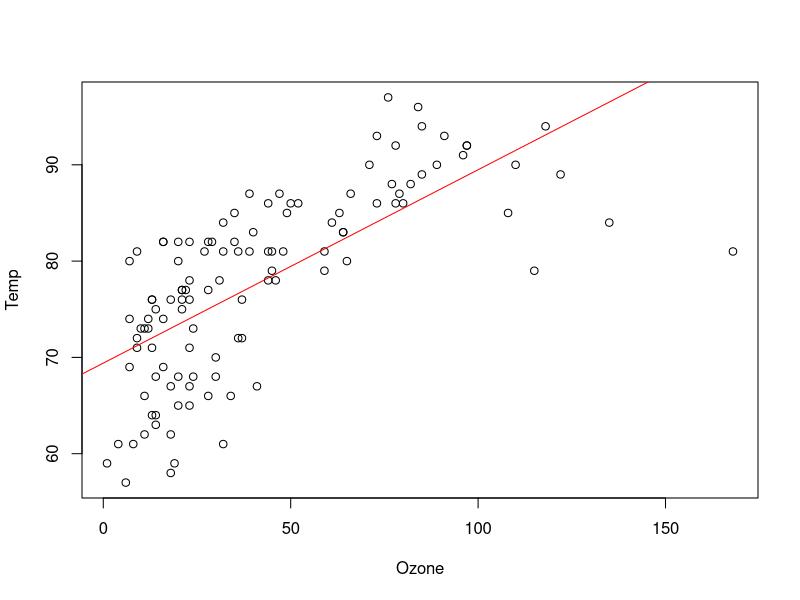
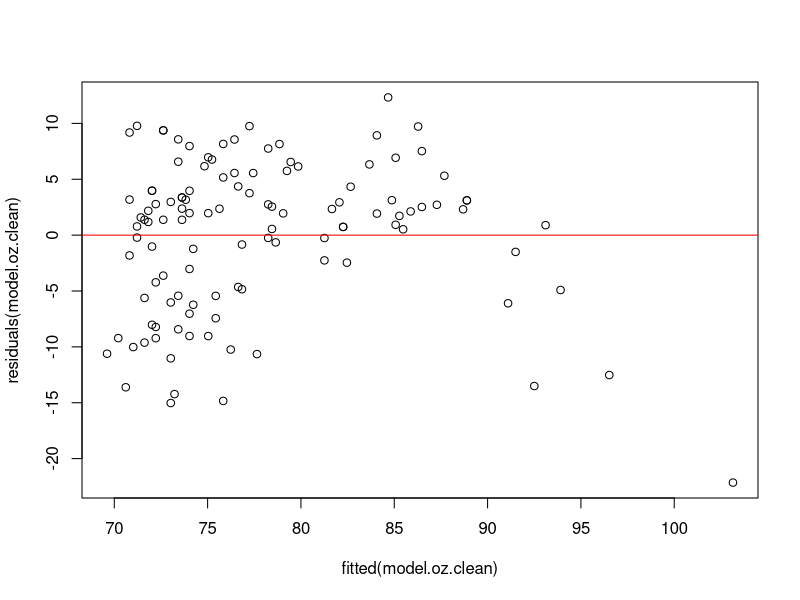
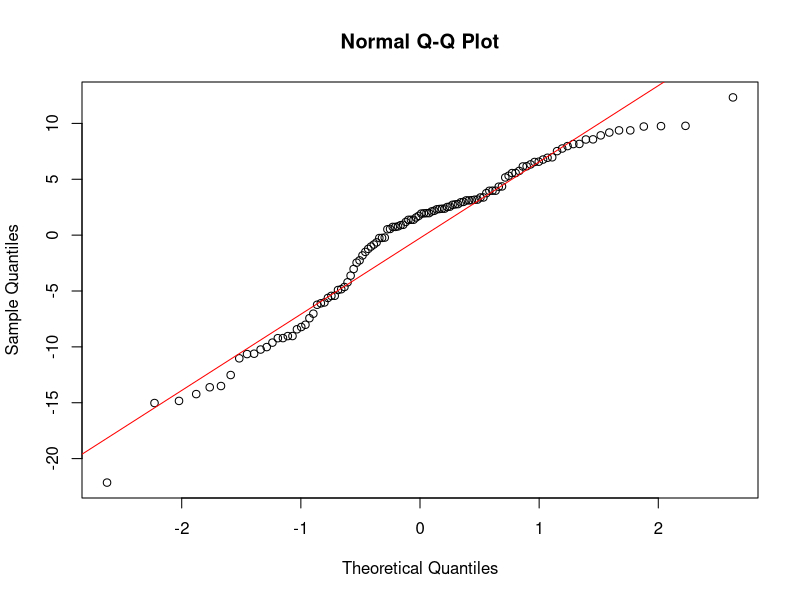
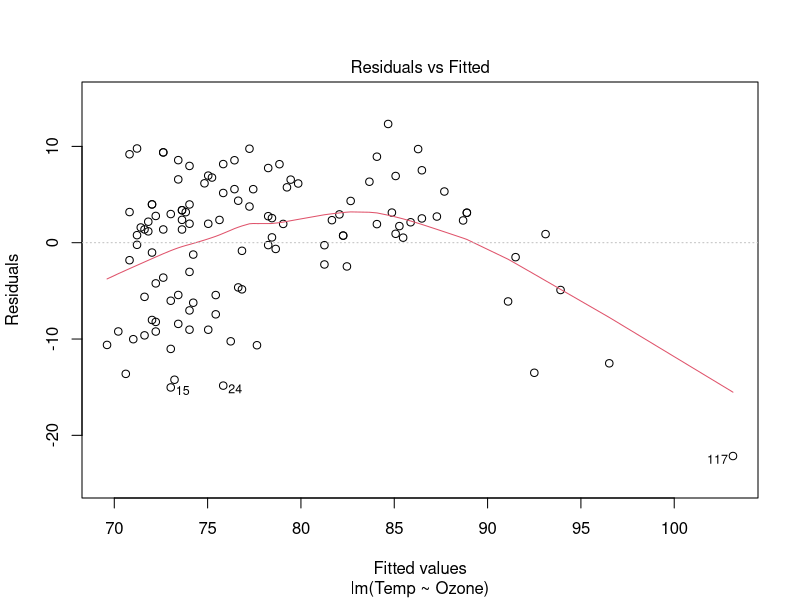
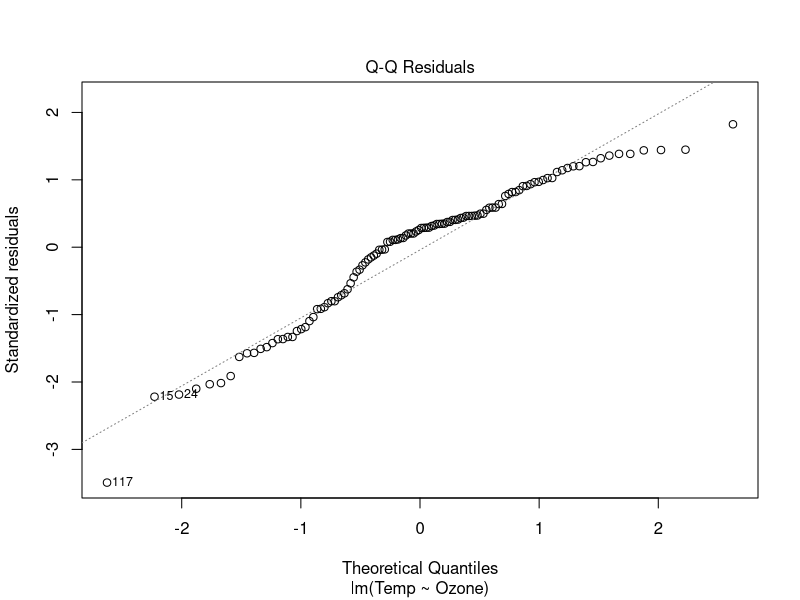
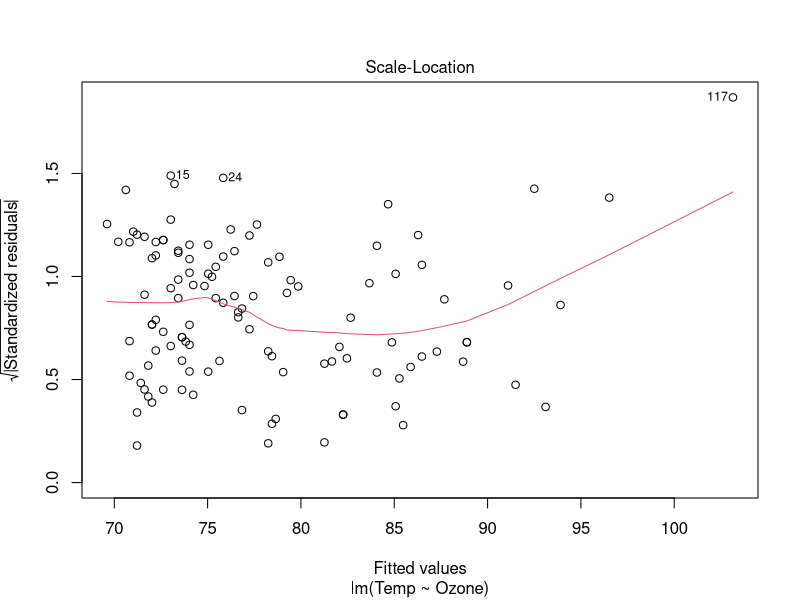
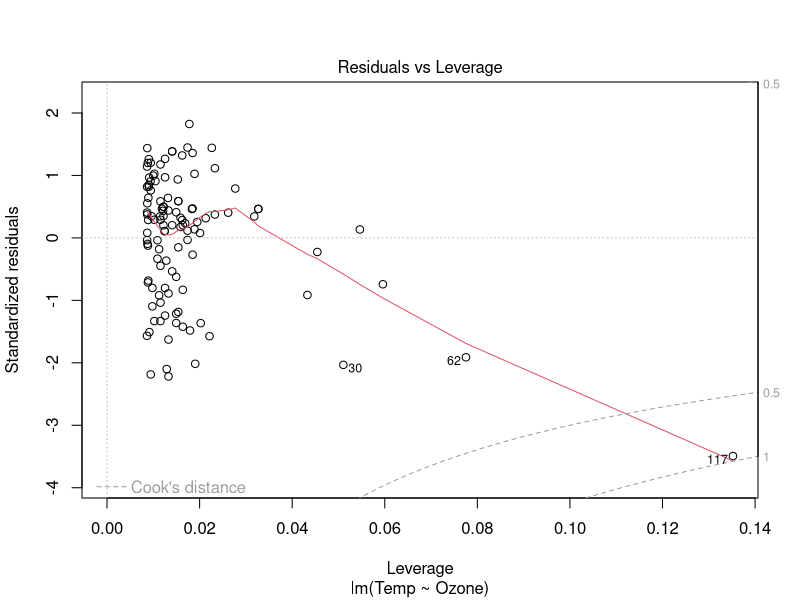

Here is the R script that generated these plots, in order:
##Lauren Edson
##Lab 6 exercises 4 and 5


data("airquality")
head(airquality,15)

######################################################
###Exercise 4
##Calculate the adjust R2 manually.

airquality.cleaned=airquality[which(is.na(airquality$Ozone)==FALSE),]
cleaned=subset(airquality, is.na(Ozone)==FALSE)


model.oz.clean = lm(Temp~Ozone, data=cleaned)
summary(model.oz.clean)
plot(Temp~Ozone, data=cleaned)
abline(lm(Temp~Ozone, data=cleaned), col="red")
#Multiple R-squared:  0.4877,	Adjusted R-squared:  0.4832 
#114 degrees of freedom


res = residuals(model.oz.clean)
RSS = sum(res^2)
RSE = sqrt(RSS/summary(model.oz.clean)$df[2])
SSY = deviance(lm(cleaned$Temp~1))
SSY #13617.88

SSY1 = var(cleaned$Temp)*152 

#adjusted
R2 = 1 - (RSS/(115-2))/(SSY/(115-1))
R2 #0.4831736

##this manually calculated R squared does match the 
## summary of the model.



######################################################
###Exercise 5
##Check residual independency, homoscedasticity, and normality for the model 
##with ozone as the independent variable and interpret the results briefly.



##Test for autocorrelation, i.e. independency########
install.packages('lmtest')
library(lmtest)
dwtest(model.oz.clean , alternative=c("two.sided"))
# Durbin-Watson test
# data:  model.oz.clean
# DW = 1.1833, p-value = 7.276e-06
# alternative hypothesis: true autocorrelation is not 0
##So this tells us that there is an autocorrelation. The amount of ozone
##is related to the ozone from the day before


###Check homoscedasticity #################
plot(residuals(model.oz.clean)~fitted(model.oz.clean))
abline(lm(residuals(model.oz.clean)~fitted(model.oz.clean)), col="red")
#plot(model.oz.clean, which=c(1))

##the plot of residuals shows that the variances are not consistent
##This means that they are not homoscedastic

bptest(model.oz.clean)
#studentized Breusch-Pagan test
#data:  model.oz.clean
#BP = 3.2346, df = 1, p-value = 0.0721

## the bp test shows a p-value that is not significant, meaning that the
##residuals of this model are homoscedastic


###Check Normality#######################
qqnorm(residuals(model.oz.clean))
qqline(residuals(model.oz.clean), col="red")
#plot(model.oz.clean, which=c(2))

shapiro.test(residuals(model.oz.clean))
# Shapiro-Wilk normality test
# data:  residuals(model.oz.clean)
# W = 0.94867, p-value = 0.000226

##These tests show us that the assumption
##of normality is a safe assumption


##plot the model to check plots
plot(model.oz.clean)
